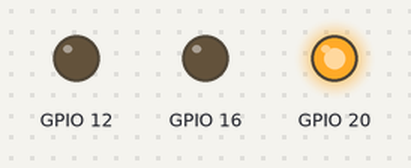
Recording of a program running on a simulated Raspberry Pi (BCM pin numbers). Parts: output pins drawn as LEDs (lit = HIGH). At 15.0 s the program stops and its outputs stay as they are.

Above: at 0.05 s.
At 0.75 s:
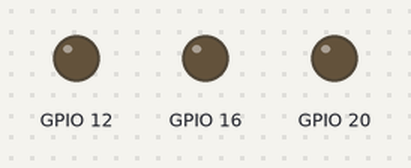
At 1.45 s:
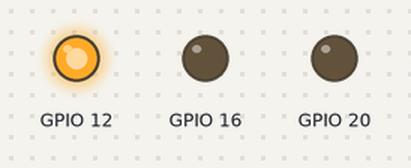
At 2.85 s:
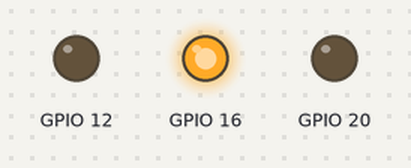
Timing chart, 0 to 3.1 s (numbered marks = the images above):
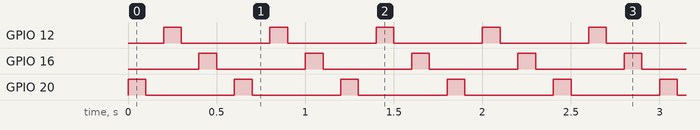

Measured:
- by itself, GPIO 12, GPIO 16, GPIO 20: alternates HIGH for 0.10 s and LOW for 0.50 s, 50 changes in all, then stays LOW
- by itself, everything shown: repeats every 0.60 s, in 6 steps

The program:

RGBled.py
```python
import RPi.GPIO as GPIO
import time

"""
Author: Dylan Zingler
Date: 1/8/15
Description: Class Object for a RGB LED
"""

class RGBled:
    '''A class for a single RGB LED wired to the pi'''
    r_pin = None
    g_pin = None
    b_pin = None

    def __init__(self, r_pin, b_pin, g_pin, pin_type):
        self.r_pin = r_pin
        self.g_pin = g_pin
        self.b_pin = b_pin

        # No GPIO Warnings
        GPIO.setwarnings(False)


        if pin_type in  {"BOARD", "Board", "board"}:
            # Sets up GPIO, BOARD for actual Pin numbers
            GPIO.setmode(GPIO.BOARD)
        elif pin_type in {"BCM", "bcm"}:
            # BCM for GPIO numbers (labeled on Cobbler)
            GPIO.setmode(GPIO.BCM)
        else:
            print "Did not understand pin type, setting to GPIO.BCM"
            GPIO.setmode(GPIO.BCM)

        # Setting up pin for output
        GPIO.setup(r_pin, GPIO.OUT)
        GPIO.setup(g_pin, GPIO.OUT)
        GPIO.setup(b_pin, GPIO.OUT)

    def blink_r(self, seconds):
        self.on_r()
        time.sleep(seconds/2)
        self.off_r()
        time.sleep(seconds/2)

    def blink_g(self, seconds):
            self.on_g()
            time.sleep(seconds/2)
            self.off_g()
            time.sleep(seconds/2)

    def blink_b(self, seconds):
            self.on_b()
            time.sleep(seconds/2)
            self.off_b()
            time.sleep(seconds/2)

    def on_r(self):
        GPIO.output(self.r_pin, GPIO.HIGH)

    def off_r(self):
        GPIO.output(self.r_pin, GPIO.LOW)

    def on_g(self):
        GPIO.output(self.g_pin, GPIO.HIGH)

    def off_g(self):
        GPIO.output(self.g_pin, GPIO.LOW)

    def on_b(self):
        GPIO.output(self.b_pin, GPIO.HIGH)

    def off_b(self):
        GPIO.output(self.b_pin, GPIO.LOW)

if __name__=="__main__":
    led = RGBled(20, 16, 12, "BCM")

    for i in range(0,25):
        led.blink_r(.2)
        led.blink_g(.2)
        led.blink_b(.2)
```
